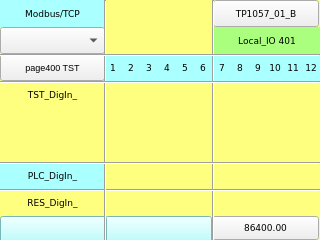
<?xml version="1.0" encoding="UTF-8"?>
<ui version="4.0">
 <class>page401</class>
 <widget class="QWidget" name="page401">
  <property name="geometry">
   <rect>
    <x>0</x>
    <y>0</y>
    <width>320</width>
    <height>240</height>
   </rect>
  </property>
  <property name="minimumSize">
   <size>
    <width>320</width>
    <height>240</height>
   </size>
  </property>
  <property name="maximumSize">
   <size>
    <width>320</width>
    <height>240</height>
   </size>
  </property>
  <property name="windowTitle">
   <string>page401</string>
  </property>
  <property name="styleSheet">
   <string notr="true">QWidget#page401
{
background-color: rgb(255, 255, 127);
}</string>
  </property>
  <widget class="Line" name="line_vt_2">
   <property name="geometry">
    <rect>
     <x>205</x>
     <y>0</y>
     <width>16</width>
     <height>241</height>
    </rect>
   </property>
   <property name="font">
    <font>
     <family>DejaVu Sans Mono</family>
     <pointsize>7</pointsize>
    </font>
   </property>
   <property name="orientation">
    <enum>Qt::Vertical</enum>
   </property>
  </widget>
  <widget class="Line" name="line_vt_1">
   <property name="geometry">
    <rect>
     <x>104</x>
     <y>0</y>
     <width>3</width>
     <height>241</height>
    </rect>
   </property>
   <property name="font">
    <font>
     <family>DejaVu Sans Mono</family>
     <pointsize>7</pointsize>
    </font>
   </property>
   <property name="orientation">
    <enum>Qt::Vertical</enum>
   </property>
  </widget>
  <widget class="ATCMbutton" name="atcmButton_MENU">
   <property name="geometry">
    <rect>
     <x>213</x>
     <y>0</y>
     <width>106</width>
     <height>27</height>
    </rect>
   </property>
   <property name="font">
    <font>
     <family>DejaVu Sans</family>
     <pointsize>7</pointsize>
    </font>
   </property>
   <property name="checkable">
    <bool>false</bool>
   </property>
   <property name="toolTip">
    <string/>
   </property>
   <property name="whatsThis">
    <string>ATCMbutton widget</string>
   </property>
   <property name="pageName">
    <string>menu</string>
   </property>
   <property name="passwordVar">
    <string/>
   </property>
   <property name="statusvar">
    <string/>
   </property>
   <property name="viewStatus">
    <bool>false</bool>
   </property>
   <property name="visibilityVar">
    <string/>
   </property>
   <property name="bgColor">
    <color>
     <red>170</red>
     <green>255</green>
     <blue>255</blue>
    </color>
   </property>
   <property name="bgPressColor">
    <color>
     <red>255</red>
     <green>0</green>
     <blue>0</blue>
    </color>
   </property>
   <property name="text">
    <string>TP1057_01_B</string>
   </property>
   <property name="pressText">
    <string>TP1057_01_B</string>
   </property>
   <property name="borderWidth">
    <number>1</number>
   </property>
   <property name="borderRadius">
    <number>0</number>
   </property>
   <property name="apparence">
    <enum>QFrame::Raised</enum>
   </property>
  </widget>
  <widget class="Line" name="line_hr_1">
   <property name="geometry">
    <rect>
     <x>0</x>
     <y>54</y>
     <width>320</width>
     <height>3</height>
    </rect>
   </property>
   <property name="font">
    <font>
     <pointsize>7</pointsize>
    </font>
   </property>
   <property name="orientation">
    <enum>Qt::Horizontal</enum>
   </property>
  </widget>
  <widget class="QLabel" name="label_Qt_Project">
   <property name="geometry">
    <rect>
     <x>214</x>
     <y>27</y>
     <width>106</width>
     <height>27</height>
    </rect>
   </property>
   <property name="font">
    <font>
     <family>DejaVu Sans</family>
     <pointsize>7</pointsize>
    </font>
   </property>
   <property name="styleSheet">
    <string notr="true">background-color: rgb(170, 255, 127);</string>
   </property>
   <property name="text">
    <string>Local_IO 401</string>
   </property>
   <property name="alignment">
    <set>Qt::AlignCenter</set>
   </property>
  </widget>
  <widget class="QLabel" name="label_PLC_DigIn_8">
   <property name="geometry">
    <rect>
     <x>231</x>
     <y>54</y>
     <width>18</width>
     <height>27</height>
    </rect>
   </property>
   <property name="font">
    <font>
     <family>DejaVu Sans</family>
     <pointsize>7</pointsize>
    </font>
   </property>
   <property name="styleSheet">
    <string notr="true">background-color: rgb(170, 255, 255);</string>
   </property>
   <property name="text">
    <string>8</string>
   </property>
   <property name="alignment">
    <set>Qt::AlignCenter</set>
   </property>
  </widget>
  <widget class="QLabel" name="label_PLC_DigIn_4">
   <property name="geometry">
    <rect>
     <x>158</x>
     <y>54</y>
     <width>18</width>
     <height>27</height>
    </rect>
   </property>
   <property name="font">
    <font>
     <family>DejaVu Sans</family>
     <pointsize>7</pointsize>
    </font>
   </property>
   <property name="styleSheet">
    <string notr="true">background-color: rgb(170, 255, 255);</string>
   </property>
   <property name="text">
    <string>4</string>
   </property>
   <property name="alignment">
    <set>Qt::AlignCenter</set>
   </property>
  </widget>
  <widget class="QLabel" name="label_PLC_DigIn_10">
   <property name="geometry">
    <rect>
     <x>266</x>
     <y>54</y>
     <width>18</width>
     <height>27</height>
    </rect>
   </property>
   <property name="font">
    <font>
     <family>DejaVu Sans</family>
     <pointsize>7</pointsize>
    </font>
   </property>
   <property name="styleSheet">
    <string notr="true">background-color: rgb(170, 255, 255);</string>
   </property>
   <property name="text">
    <string>10</string>
   </property>
   <property name="alignment">
    <set>Qt::AlignCenter</set>
   </property>
  </widget>
  <widget class="QLabel" name="label_PLC_DigIn_1">
   <property name="geometry">
    <rect>
     <x>104</x>
     <y>54</y>
     <width>18</width>
     <height>27</height>
    </rect>
   </property>
   <property name="font">
    <font>
     <family>DejaVu Sans</family>
     <pointsize>7</pointsize>
    </font>
   </property>
   <property name="styleSheet">
    <string notr="true">background-color: rgb(170, 255, 255);</string>
   </property>
   <property name="text">
    <string>1</string>
   </property>
   <property name="alignment">
    <set>Qt::AlignCenter</set>
   </property>
  </widget>
  <widget class="QLabel" name="label_PLC_DigIn_6">
   <property name="geometry">
    <rect>
     <x>194</x>
     <y>54</y>
     <width>18</width>
     <height>27</height>
    </rect>
   </property>
   <property name="font">
    <font>
     <family>DejaVu Sans</family>
     <pointsize>7</pointsize>
    </font>
   </property>
   <property name="styleSheet">
    <string notr="true">background-color: rgb(170, 255, 255);</string>
   </property>
   <property name="text">
    <string>6</string>
   </property>
   <property name="alignment">
    <set>Qt::AlignCenter</set>
   </property>
  </widget>
  <widget class="QLabel" name="label_PLC_DigIn_9">
   <property name="geometry">
    <rect>
     <x>249</x>
     <y>54</y>
     <width>18</width>
     <height>27</height>
    </rect>
   </property>
   <property name="font">
    <font>
     <family>DejaVu Sans</family>
     <pointsize>7</pointsize>
    </font>
   </property>
   <property name="styleSheet">
    <string notr="true">background-color: rgb(170, 255, 255);</string>
   </property>
   <property name="text">
    <string>9</string>
   </property>
   <property name="alignment">
    <set>Qt::AlignCenter</set>
   </property>
  </widget>
  <widget class="QLabel" name="label_PLC_DigIn_5">
   <property name="geometry">
    <rect>
     <x>176</x>
     <y>54</y>
     <width>18</width>
     <height>27</height>
    </rect>
   </property>
   <property name="font">
    <font>
     <family>DejaVu Sans</family>
     <pointsize>7</pointsize>
    </font>
   </property>
   <property name="styleSheet">
    <string notr="true">background-color: rgb(170, 255, 255);</string>
   </property>
   <property name="text">
    <string>5</string>
   </property>
   <property name="alignment">
    <set>Qt::AlignCenter</set>
   </property>
  </widget>
  <widget class="QLabel" name="label_PLC_DigIn_3">
   <property name="geometry">
    <rect>
     <x>140</x>
     <y>54</y>
     <width>18</width>
     <height>27</height>
    </rect>
   </property>
   <property name="font">
    <font>
     <family>DejaVu Sans</family>
     <pointsize>7</pointsize>
    </font>
   </property>
   <property name="styleSheet">
    <string notr="true">background-color: rgb(170, 255, 255);</string>
   </property>
   <property name="text">
    <string>3</string>
   </property>
   <property name="alignment">
    <set>Qt::AlignCenter</set>
   </property>
  </widget>
  <widget class="ATCMtime" name="atcmTime">
   <property name="geometry">
    <rect>
     <x>105</x>
     <y>216</y>
     <width>107</width>
     <height>27</height>
    </rect>
   </property>
   <property name="font">
    <font>
     <family>DejaVu Sans</family>
     <pointsize>7</pointsize>
    </font>
   </property>
   <property name="styleSheet">
    <string notr="true">background-color: rgb(170, 255, 255);</string>
   </property>
   <property name="toolTip">
    <string>ATCM QTime</string>
   </property>
   <property name="whatsThis">
    <string>ATCMtime widget</string>
   </property>
   <property name="bgColor">
    <color>
     <red>170</red>
     <green>255</green>
     <blue>127</blue>
    </color>
   </property>
   <property name="borderColor">
    <color alpha="0">
     <red>0</red>
     <green>0</green>
     <blue>0</blue>
    </color>
   </property>
   <property name="fontColor">
    <color>
     <red>0</red>
     <green>0</green>
     <blue>0</blue>
    </color>
   </property>
   <property name="borderWidth">
    <number>0</number>
   </property>
   <property name="borderRadius">
    <number>0</number>
   </property>
  </widget>
  <widget class="QLabel" name="label_PLC_DigIn_2">
   <property name="geometry">
    <rect>
     <x>122</x>
     <y>54</y>
     <width>18</width>
     <height>27</height>
    </rect>
   </property>
   <property name="font">
    <font>
     <family>DejaVu Sans</family>
     <pointsize>7</pointsize>
    </font>
   </property>
   <property name="styleSheet">
    <string notr="true">background-color: rgb(170, 255, 255);</string>
   </property>
   <property name="text">
    <string>2</string>
   </property>
   <property name="alignment">
    <set>Qt::AlignCenter</set>
   </property>
  </widget>
  <widget class="QLabel" name="label_PLC_DigIn_7">
   <property name="geometry">
    <rect>
     <x>213</x>
     <y>54</y>
     <width>18</width>
     <height>27</height>
    </rect>
   </property>
   <property name="font">
    <font>
     <family>DejaVu Sans</family>
     <pointsize>7</pointsize>
    </font>
   </property>
   <property name="styleSheet">
    <string notr="true">background-color: rgb(170, 255, 255);</string>
   </property>
   <property name="text">
    <string>7</string>
   </property>
   <property name="alignment">
    <set>Qt::AlignCenter</set>
   </property>
  </widget>
  <widget class="ATCMbutton" name="atcmButton_page400">
   <property name="geometry">
    <rect>
     <x>0</x>
     <y>54</y>
     <width>105</width>
     <height>27</height>
    </rect>
   </property>
   <property name="font">
    <font>
     <pointsize>7</pointsize>
    </font>
   </property>
   <property name="toolTip">
    <string/>
   </property>
   <property name="whatsThis">
    <string>ATCMbutton widget</string>
   </property>
   <property name="pageName">
    <string>page400</string>
   </property>
   <property name="statusvar">
    <string/>
   </property>
   <property name="viewStatus">
    <bool>false</bool>
   </property>
   <property name="visibilityVar">
    <string/>
   </property>
   <property name="bgColor">
    <color>
     <red>170</red>
     <green>255</green>
     <blue>255</blue>
    </color>
   </property>
   <property name="text">
    <string>page400 TST</string>
   </property>
   <property name="pressText">
    <string>page400 TST</string>
   </property>
   <property name="borderWidth">
    <number>0</number>
   </property>
   <property name="borderRadius">
    <number>0</number>
   </property>
   <property name="apparence">
    <enum>QFrame::Raised</enum>
   </property>
  </widget>
  <widget class="ATCMdate" name="atcmDate">
   <property name="geometry">
    <rect>
     <x>0</x>
     <y>216</y>
     <width>107</width>
     <height>27</height>
    </rect>
   </property>
   <property name="font">
    <font>
     <family>DejaVu Sans</family>
     <pointsize>7</pointsize>
    </font>
   </property>
   <property name="styleSheet">
    <string notr="true">background-color: rgb(170, 255, 255);</string>
   </property>
   <property name="toolTip">
    <string>ATCM QDate</string>
   </property>
   <property name="whatsThis">
    <string>ATCMdate widget</string>
   </property>
   <property name="bgColor">
    <color>
     <red>170</red>
     <green>255</green>
     <blue>127</blue>
    </color>
   </property>
   <property name="borderColor">
    <color alpha="0">
     <red>0</red>
     <green>0</green>
     <blue>0</blue>
    </color>
   </property>
   <property name="fontColor">
    <color>
     <red>0</red>
     <green>0</green>
     <blue>0</blue>
    </color>
   </property>
   <property name="borderWidth">
    <number>0</number>
   </property>
   <property name="borderRadius">
    <number>0</number>
   </property>
   <property name="format">
    <enum>ATCMdate::YYYY_MM_DD</enum>
   </property>
  </widget>
  <widget class="QLabel" name="label_PLC_DigIn_12">
   <property name="geometry">
    <rect>
     <x>302</x>
     <y>54</y>
     <width>18</width>
     <height>27</height>
    </rect>
   </property>
   <property name="font">
    <font>
     <family>DejaVu Sans</family>
     <pointsize>7</pointsize>
    </font>
   </property>
   <property name="styleSheet">
    <string notr="true">background-color: rgb(170, 255, 255);</string>
   </property>
   <property name="text">
    <string>12</string>
   </property>
   <property name="alignment">
    <set>Qt::AlignCenter</set>
   </property>
  </widget>
  <widget class="ATCMlabel" name="atcmLabel_PLC_time">
   <property name="geometry">
    <rect>
     <x>212</x>
     <y>216</y>
     <width>107</width>
     <height>24</height>
    </rect>
   </property>
   <property name="font">
    <font>
     <family>DejaVu Sans</family>
     <pointsize>7</pointsize>
    </font>
   </property>
   <property name="text">
    <string>86400.00</string>
   </property>
   <property name="toolTip">
    <string>PLC_time</string>
   </property>
   <property name="whatsThis">
    <string>ATCMlabel widget</string>
   </property>
   <property name="variable">
    <string>PLC_time</string>
   </property>
   <property name="refresh">
    <number>500</number>
   </property>
   <property name="max">
    <string>0</string>
   </property>
   <property name="min">
    <string>0</string>
   </property>
   <property name="viewStatus">
    <bool>false</bool>
   </property>
   <property name="visibilityVar">
    <string/>
   </property>
   <property name="bgColor">
    <color>
     <red>170</red>
     <green>255</green>
     <blue>127</blue>
    </color>
   </property>
   <property name="borderWidth">
    <number>0</number>
   </property>
   <property name="borderRadius">
    <number>0</number>
   </property>
  </widget>
  <widget class="QLabel" name="label_PLC_DigIn_11">
   <property name="geometry">
    <rect>
     <x>284</x>
     <y>54</y>
     <width>18</width>
     <height>27</height>
    </rect>
   </property>
   <property name="font">
    <font>
     <family>DejaVu Sans</family>
     <pointsize>7</pointsize>
    </font>
   </property>
   <property name="styleSheet">
    <string notr="true">background-color: rgb(170, 255, 255);</string>
   </property>
   <property name="text">
    <string>11</string>
   </property>
   <property name="alignment">
    <set>Qt::AlignCenter</set>
   </property>
  </widget>
  <widget class="QLabel" name="label_TST_DigIn_">
   <property name="geometry">
    <rect>
     <x>0</x>
     <y>81</y>
     <width>105</width>
     <height>27</height>
    </rect>
   </property>
   <property name="font">
    <font>
     <family>DejaVu Sans</family>
     <pointsize>7</pointsize>
    </font>
   </property>
   <property name="styleSheet">
    <string notr="true">background-color: rgb(255, 255, 127);</string>
   </property>
   <property name="text">
    <string>TST_DigIn_</string>
   </property>
   <property name="alignment">
    <set>Qt::AlignCenter</set>
   </property>
  </widget>
  <widget class="QLabel" name="label_PLC_DigIn_">
   <property name="geometry">
    <rect>
     <x>0</x>
     <y>162</y>
     <width>105</width>
     <height>27</height>
    </rect>
   </property>
   <property name="font">
    <font>
     <family>DejaVu Sans</family>
     <pointsize>7</pointsize>
    </font>
   </property>
   <property name="styleSheet">
    <string notr="true">background-color: rgb(170, 255, 255);</string>
   </property>
   <property name="text">
    <string>PLC_DigIn_</string>
   </property>
   <property name="alignment">
    <set>Qt::AlignCenter</set>
   </property>
  </widget>
  <widget class="QLabel" name="label_RES_DigIn_">
   <property name="geometry">
    <rect>
     <x>0</x>
     <y>189</y>
     <width>105</width>
     <height>27</height>
    </rect>
   </property>
   <property name="font">
    <font>
     <family>DejaVu Sans</family>
     <pointsize>7</pointsize>
    </font>
   </property>
   <property name="styleSheet">
    <string notr="true">background-color: rgb(255, 255, 127);</string>
   </property>
   <property name="text">
    <string>RES_DigIn_</string>
   </property>
   <property name="alignment">
    <set>Qt::AlignCenter</set>
   </property>
  </widget>
  <widget class="Line" name="line_hr_2">
   <property name="geometry">
    <rect>
     <x>0</x>
     <y>81</y>
     <width>320</width>
     <height>3</height>
    </rect>
   </property>
   <property name="font">
    <font>
     <pointsize>7</pointsize>
    </font>
   </property>
   <property name="orientation">
    <enum>Qt::Horizontal</enum>
   </property>
  </widget>
  <widget class="Line" name="line_hr_3">
   <property name="geometry">
    <rect>
     <x>0</x>
     <y>162</y>
     <width>320</width>
     <height>3</height>
    </rect>
   </property>
   <property name="font">
    <font>
     <pointsize>7</pointsize>
    </font>
   </property>
   <property name="orientation">
    <enum>Qt::Horizontal</enum>
   </property>
  </widget>
  <widget class="Line" name="line_hr_4">
   <property name="geometry">
    <rect>
     <x>0</x>
     <y>189</y>
     <width>320</width>
     <height>3</height>
    </rect>
   </property>
   <property name="font">
    <font>
     <pointsize>7</pointsize>
    </font>
   </property>
   <property name="orientation">
    <enum>Qt::Horizontal</enum>
   </property>
  </widget>
  <widget class="ATCMcombobox" name="atcmComboBox">
   <property name="geometry">
    <rect>
     <x>0</x>
     <y>27</y>
     <width>105</width>
     <height>27</height>
    </rect>
   </property>
   <property name="font">
    <font>
     <family>DejaVu Sans</family>
     <pointsize>7</pointsize>
    </font>
   </property>
   <property name="toolTip">
    <string>TEST_COMMAND</string>
   </property>
   <property name="whatsThis">
    <string>ATCMcombobox widget</string>
   </property>
   <property name="variable">
    <string>TEST_COMMAND</string>
   </property>
   <property name="refresh">
    <number>500</number>
   </property>
   <property name="viewStatus">
    <bool>false</bool>
   </property>
   <property name="writeAcknowledge">
    <bool>false</bool>
   </property>
   <property name="visibilityVar">
    <string/>
   </property>
   <property name="bgColor">
    <color>
     <red>170</red>
     <green>255</green>
     <blue>127</blue>
    </color>
   </property>
   <property name="borderWidth">
    <number>0</number>
   </property>
   <property name="borderRadius">
    <number>0</number>
   </property>
   <property name="mapping">
    <string>0;LOCAL;216;REMOTE;42;DONE</string>
   </property>
  </widget>
  <widget class="QLabel" name="label_Start_3">
   <property name="geometry">
    <rect>
     <x>0</x>
     <y>0</y>
     <width>105</width>
     <height>27</height>
    </rect>
   </property>
   <property name="font">
    <font>
     <family>DejaVu Sans</family>
     <pointsize>7</pointsize>
    </font>
   </property>
   <property name="styleSheet">
    <string notr="true">background-color: rgb(170, 255, 255);</string>
   </property>
   <property name="text">
    <string>Modbus/TCP</string>
   </property>
   <property name="alignment">
    <set>Qt::AlignCenter</set>
   </property>
  </widget>
  <zorder>atcmButton_MENU</zorder>
  <zorder>label_Qt_Project</zorder>
  <zorder>label_PLC_DigIn_8</zorder>
  <zorder>label_PLC_DigIn_4</zorder>
  <zorder>label_PLC_DigIn_10</zorder>
  <zorder>label_PLC_DigIn_1</zorder>
  <zorder>label_PLC_DigIn_6</zorder>
  <zorder>label_PLC_DigIn_9</zorder>
  <zorder>label_PLC_DigIn_5</zorder>
  <zorder>label_PLC_DigIn_3</zorder>
  <zorder>atcmTime</zorder>
  <zorder>label_PLC_DigIn_2</zorder>
  <zorder>label_PLC_DigIn_7</zorder>
  <zorder>atcmButton_page400</zorder>
  <zorder>atcmDate</zorder>
  <zorder>label_PLC_DigIn_12</zorder>
  <zorder>atcmLabel_PLC_time</zorder>
  <zorder>label_PLC_DigIn_11</zorder>
  <zorder>label_TST_DigIn_</zorder>
  <zorder>label_PLC_DigIn_</zorder>
  <zorder>label_RES_DigIn_</zorder>
  <zorder>atcmComboBox</zorder>
  <zorder>label_Start_3</zorder>
  <zorder>line_vt_2</zorder>
  <zorder>line_hr_4</zorder>
  <zorder>line_vt_1</zorder>
  <zorder>line_hr_3</zorder>
  <zorder>line_hr_1</zorder>
  <zorder>line_hr_2</zorder>
 </widget>
 <customwidgets>
  <customwidget>
   <class>ATCMbutton</class>
   <extends>QPushButton</extends>
   <header>atcmplugin.h</header>
  </customwidget>
  <customwidget>
   <class>ATCMcombobox</class>
   <extends>QComboBox</extends>
   <header>atcmplugin.h</header>
  </customwidget>
  <customwidget>
   <class>ATCMdate</class>
   <extends>QPushButton</extends>
   <header>atcmplugin.h</header>
  </customwidget>
  <customwidget>
   <class>ATCMlabel</class>
   <extends>QPushButton</extends>
   <header>atcmplugin.h</header>
  </customwidget>
  <customwidget>
   <class>ATCMtime</class>
   <extends>QPushButton</extends>
   <header>atcmplugin.h</header>
  </customwidget>
 </customwidgets>
 <resources/>
 <connections>
  <connection>
   <sender>atcmButton_MENU</sender>
   <signal>newPage(const char*,bool)</signal>
   <receiver>page401</receiver>
   <slot>goto_page(const char*,bool)</slot>
   <hints>
    <hint type="sourcelabel">
     <x>20</x>
     <y>20</y>
    </hint>
    <hint type="destinationlabel">
     <x>20</x>
     <y>20</y>
    </hint>
   </hints>
  </connection>
  <connection>
   <sender>atcmButton_page400</sender>
   <signal>newPage(const char*,bool)</signal>
   <receiver>page401</receiver>
   <slot>goto_page(const char*,bool)</slot>
   <hints>
    <hint type="sourcelabel">
     <x>20</x>
     <y>20</y>
    </hint>
    <hint type="destinationlabel">
     <x>20</x>
     <y>20</y>
    </hint>
   </hints>
  </connection>
 </connections>
 <slots>
  <slot>goto_page(const char*,bool)</slot>
 </slots>
</ui>
